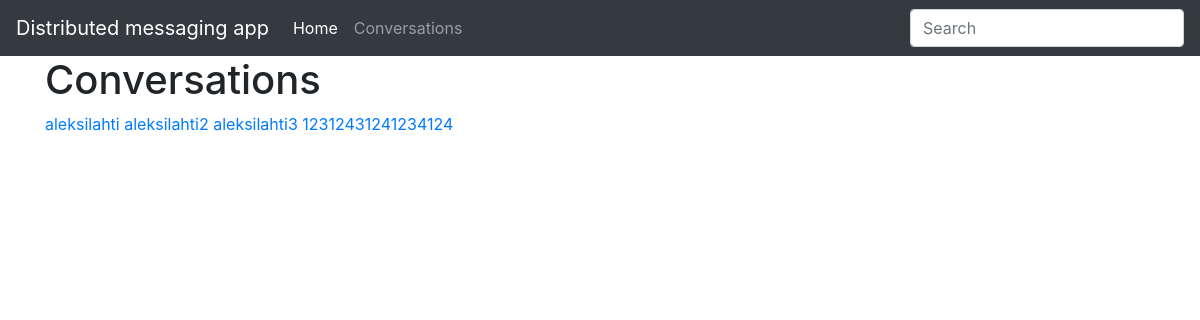
The page /conversations (signed in) on the database as committed earlier.
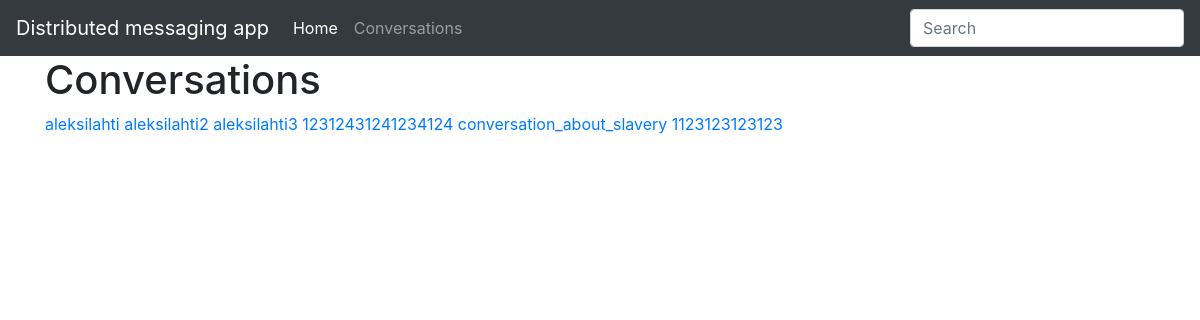
The same page on the database as committed later.
### app.py (models this page shows)
class Conv(db.Model):
    id = db.Column(db.Integer, primary_key=True)
    conv_name = db.Column(db.String(256), unique=True, nullable=False)
    pw_hash = db.Column(db.String(256), nullable=False)
    created_by = db.Column(db.Integer, db.ForeignKey("user.id", ondelete="CASCADE"))
    user = db.relationship("User", back_populates="conversations")

### app.py (the view)
@app.route("/conversations")
def conversations():
    if current_user.is_authenticated:
        all_conversations = Conv.query.all()
        return render_template('conversations.html', conversations=all_conversations)
    return redirect(url_for('login'))

### app.py (called while the page is built)
@login_manager.user_loader
def load_user(user_id):
    user = User.query.get(int(user_id))
    return user

@event.listens_for(Engine, "connect")
def set_sqlite_pragma(dbapi_connection, connection_record):
    cursor = dbapi_connection.cursor()
    cursor.execute("PRAGMA foreign_keys=ON")
    cursor.close()

### templates/conversations.html (shortened to what this page needs)
{% extends 'base.html' %}
{% block body %}
<h1>Conversations</h1>
<div >
    {% if conversations %}
        <div>
            {% for conv in conversations %}
                <a href="{{ url_for('conversation', conv_name=conv.conv_name) }}">{{ conv.conv_name }}</a>
            {% endfor %}
        </div>
    {% else %}
        <span>You don't have any conversations</span>
    {% endif %}
</div>
{% endblock %}

### templates/base.html (shortened to what this page needs)
<!DOCTYPE html>
<html lang="en">
<head>
    <link rel="stylesheet" href="https://maxcdn.bootstrapcdn.com/bootstrap/4.0.0/css/bootstrap.min.css">
</head>
<body>
<nav class="navbar navbar-expand-lg navbar-dark bg-dark">
  <a class="navbar-brand" href="#">Distributed messaging app</a>
  <div class="collapse navbar-collapse" id="navbarsExample05">
    <ul class="navbar-nav mr-auto">
      <li class="nav-item active">
        <a class="nav-link" href="/">Home <span class="sr-only">(current)</span></a>
      </li>
        {% if not current_user.is_authenticated %}
        <li class="nav-item">
            <a class="nav-link" href="/login">Login</a>
        </li>
        <li class="nav-item">
            <a class="nav-link" href="/register">Register</a>
        </li>
        {% else %}
        <li class="nav-item">
            <a class="nav-link" href="/conversations">Conversations</a>
        </li>
        {% endif %}
    </ul>
    <form class="form-inline my-2 my-md-0">
      <input class="form-control" type="text" placeholder="Search">
    </form>
  </div>
</nav>
<div class="container">
    {% block body %}
    {% endblock %}
</div>
</body>
</html>

Rows that differ between the two databases and show on the page:
added Conv: conv_name "conversation_about_slavery"
added Conv: conv_name "1123123123123"
